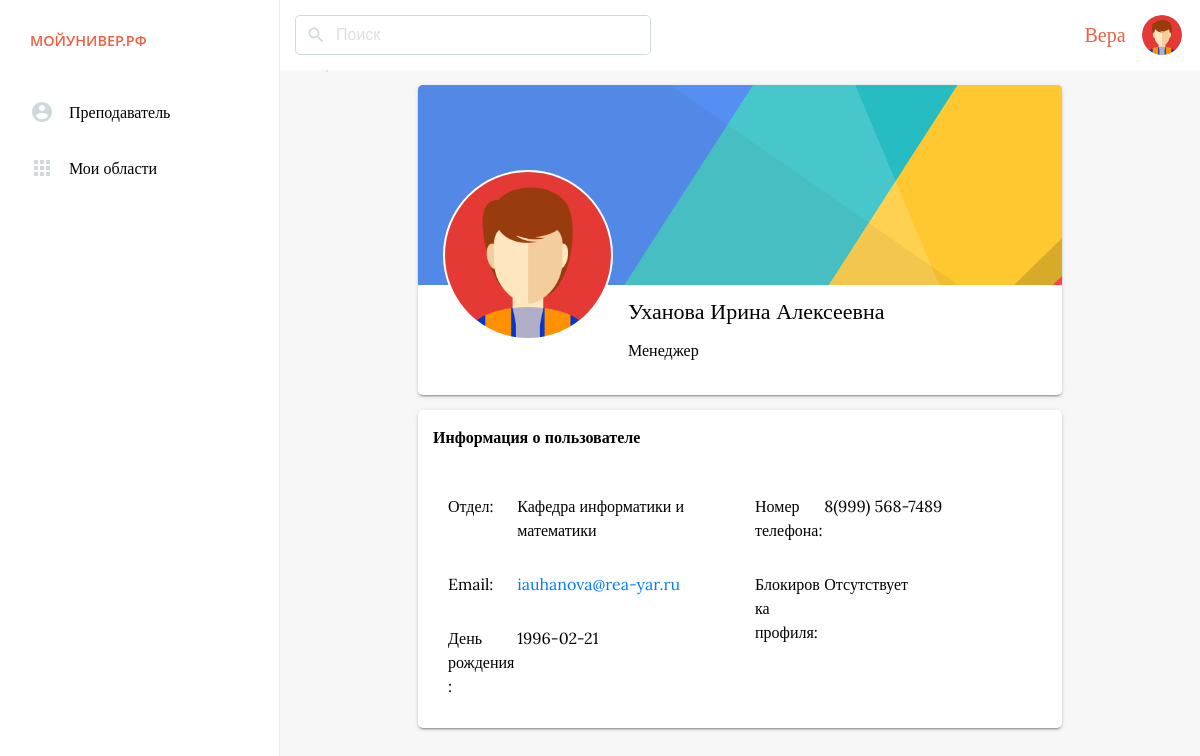
The page /user/id/7 (signed in) on the database its author committed.
### tables this page shows
CREATE TABLE `users`  (
  `id_user` int(255) NOT NULL AUTO_INCREMENT COMMENT 'id пользователя',
  `login_user` text NULL COMMENT 'Логин пользователя',
  `name_user` text NULL COMMENT 'Имя пользователя',
  `surname_user` text NULL COMMENT 'Фамилия пользователя',
  `patronymic_user` text NULL COMMENT 'Отчество пользователя',
  `id_role_user` int(255) NULL DEFAULT NULL COMMENT 'Роль в системе',
  `password_user` text NULL COMMENT 'Пароль пользователя',
  `date_of_birth_user` text NULL COMMENT 'Дата рождения пользователя',
  `phone_user` varchar(255) NULL DEFAULT NULL COMMENT 'Телефон пользователя',
  `email_user` text NULL COMMENT 'Почта пользователя',
  `avatar_user` varchar(255) NULL DEFAULT 'default_avatar.png' COMMENT 'Аватарка пользователя',
  `array_setting_user` text NULL COMMENT 'Настройки пользователя',
  `sex_user` int(255) NULL DEFAULT NULL COMMENT 'Пол пользователя',
  `cover_user` varchar(255) NULL DEFAULT 'default_cover.jpg' COMMENT 'Обложка профиля',
  `blocking_user` int(255) NULL DEFAULT 0 COMMENT 'Заблокирован пользователь или нет, по умолчанию не заблокирован - 0',
  `date_of_registration` datetime(0) NULL DEFAULT NULL COMMENT 'Дата регистрации в системе',
  `id_workspace` varchar(255) NULL DEFAULT NULL COMMENT 'Рабочие области',
  `id_course` int(255) NULL DEFAULT NULL COMMENT 'Курс студента',
  PRIMARY KEY (`id_user`) USING BTREE,
  INDEX `id_role_user`(`id_role_user`) USING BTREE COMMENT 'Роль в системе',
  INDEX `id_course`(`id_course`) USING BTREE,
  CONSTRAINT `__course` FOREIGN KEY (`id_course`) REFERENCES `courses` (`id_course`) ON DELETE RESTRICT ON UPDATE CASCADE,
  CONSTRAINT `id_role_user` FOREIGN KEY (`id_role_user`) REFERENCES `roleof` (`id_role`) ON DELETE RESTRICT ON UPDATE CASCADE
);

CREATE TABLE `department`  (
  `id_department` int(255) NOT NULL COMMENT 'id - отдела',
  `name_department` varchar(255) NULL DEFAULT NULL COMMENT 'Название отдела',
  PRIMARY KEY (`id_department`) USING BTREE
);

### app/controllers/controller_user.php (called while the page is built, shortened)
<?
class Controller_user extends Controller
{
	function __construct()
	{
		$this -> model = new Model_user();
		$this -> view = new View();
	}
	function action_id($action_id)
	{
		$array_user_user = $this -> model ->getInfoUserId($action_id);
		$this->view->generate('user_view_id.php', 'main_template_view.php',$_SESSION['user']['login_user'],[10,20,30,40], $array_user_user);
	}
}

### app/bootstrap.php (called while the page is built, shortened)
<?php
require_once 'core/view.php';
require_once 'class/db.php';
require_once 'core/route.php';
Route::start();

### index.php (called while the page is built, shortened)
<?
require_once 'app/bootstrap.php';

### app/class/db.php (called while the page is built, shortened)
<?
class Db
{
	private $db;
	function __construct()
	{
		$host = '127.0.0.1';
		$db   = 'my_university';
		$user = 'root';
		$pass = '';
		$charset = 'utf8';
		$dsn = "mysql:host=$host;dbname=$db;charset=$charset";
		$opt = [
			PDO::ATTR_ERRMODE            => PDO::ERRMODE_EXCEPTION,
			PDO::ATTR_DEFAULT_FETCH_MODE => PDO::FETCH_ASSOC,
			PDO::ATTR_EMULATE_PREPARES   => false,
		];
		$this ->db = new PDO($dsn, $user, $pass, $opt);
	}
	public function db_query_param_where_column($table, $param, $value, $get_column = '')
	{
		if ($get_column) {
			$sql =  "SELECT $get_column FROM $table WHERE $param = '$value'";
		}else{
			$sql =  "SELECT * FROM $table WHERE $param = '$value'";
		}
		$result = $this->db->query($sql)->fetchAll();
		if ($result) {
			return $result;
		} else{
			return 0;
		}
	}
	public function db_composite_query($query)
	{
		$result = $this->db->query($query)->fetchAll();
		if ($result) {
			return $result;
		} else{
		}
	}
}

### app/models/model_user.php (called while the page is built, shortened)
<?
class Model_user extends Model
{
	public function getInfoUserId($id_user)
	{
		$db = new Db();
		$userArray = $db -> db_query_param_where_column("users", "id_user", $id_user);
		$role_user = $userArray[0]['id_role_user'];
		if ($role_user == "1") {
			$array_user_student = $db -> db_query_param_where_column("students", "id_user",$id_user);
			$array_user_info = array(
				'id_user' => $id_user,
				'login_user' => $userArray[0]['login_user'],
				'name_user' => $userArray[0]['name_user'],
				'surname_user' => $userArray[0]['surname_user'],
				'patronymic_user' => $userArray[0]['patronymic_user'],
				'id_role_user' => $userArray[0]['id_role_user'],
				'blocking_user' => $userArray[0]['blocking_user'],
				'avatar_user' => $userArray[0]['avatar_user'],
				'date_of_birth_user' => $userArray[0]['date_of_birth_user'],
				'phone_user' => $userArray[0]['phone_user'],
				'email_user' => $userArray[0]['email_user'],
				'cover_user' => $userArray[0]['cover_user'],
				'array_setting_user' => $userArray[0]['array_setting_user'],
				'date_of_registration' => $userArray[0]['date_of_registration'],
				'name_role' => "Студент",
				'id_course' => $array_user_student[0]['id_course'],
				'id_workspace' => $userArray[0]['id_workspace'],
				'record_book_student' => $array_user_student[0]['record_book_student'],
				'id_specialty' => $array_user_student[0]['id_specialty'],
				'id_form_of_training' => $array_user_student[0]['id_form_of_training'],
				'id_group' => $array_user_student[0]['id_group'],
				'id_base' => $array_user_student[0]['id_base']
			);
			$get_full_info_user_sql = "SELECT name_specialty FROM specialties WHERE id_specialty = '".$array_user_info['id_specialty']."' UNION SELECT name_form_of_training FROM forms_of_training WHERE id_form_of_training = '".$array_user_info['id_form_of_training']."' UNION SELECT name_group FROM groups WHERE id_group = '".$array_user_info['id_group']."'   ";
		}elseif($role_user == "3"){
			$array_user_managers = $db -> db_query_param_where_column("managers", "id_user",$id_user);
			$array_user_info = array(
				'id_user' => $id_user,
				'login_user' => $userArray[0]['login_user'],
				'name_user' => $userArray[0]['name_user'],
				'surname_user' => $userArray[0]['surname_user'],
				'patronymic_user' => $userArray[0]['patronymic_user'],
				'id_role_user' => $userArray[0]['id_role_user'],
				'blocking_user' => $userArray[0]['blocking_user'],
				'avatar_user' => $userArray[0]['avatar_user'],
				'date_of_birth_user' => $userArray[0]['date_of_birth_user'],
				'phone_user' => $userArray[0]['phone_user'],
				'email_user' => $userArray[0]['email_user'],
				'cover_user' => $userArray[0]['cover_user'],
				'array_setting_user' => $userArray[0]['array_setting_user'],
				'date_of_registration' => $userArray[0]['date_of_registration'],
				'name_role' => "Менеджер",
				'id_department' => $array_user_managers[0]['id_department']
			);
			$get_full_info_user_sql = "SELECT name_department FROM department WHERE id_department = '".$array_user_info['id_department']."'";
		}
		$array_full_info_user_sql = $db->db_composite_query($get_full_info_user_sql);
		array_push($array_user_info, $array_full_info_user_sql);
		return $array_user_info;
	}
}

### app/views/user_view_id.php (the view, shortened to what this page needs)
<div class="content">
	<div class="content-user-profile" >
		<div class="content-group-profile profile" style='min-height: 310px;'>
			<div class="content-group-profile-bg" data-imgbg='<?echo $data['cover_user']?>' >
			</div>
			<div class="content-group-profile-avatar">
				<img src="/assets/files/user_logo/<?echo $data['avatar_user'];?>"  date-titleImg="<?echo $data['login_user']?>">
			</div>
			<div class="content-group-profile-info">
				<div class="profile-info-name"><? echo $data['surname_user']." ".$data['name_user']." ".$data['patronymic_user']?> <span class='online-user'><?php if ($_SESSION["user"]["access_role"] == "30"): ?>
					<a href="/edit/user/<?echo $data["id_user"] ?>">редактировать</a></span>
				<?php endif ?>
			</div>
			<div class="profile-info-role clearfix">
				<div class="row-2"><? echo $data['name_role']?></div>
			</div>
		</div>
	</div>
</div>
<?php if ($data['id_role_user'] == '3'): ?>
	<div class="content-group-profile-info-all profile">
		<div class="row">
			<h2>Информация о пользователе</h2>
		</div>
		<div class="row clearfix">
			<div class="row-2">
				<div class="row clearfix">
					<div class="row-3">Отдел:</div>
					<div class="row-1"><? echo $data[0][0]['name_department']?></div>
				</div>
				<div class="row clearfix">
					<div class="row-3">Email:</div>
					<div class="row-1"><a href=""><? echo $data['email_user']?></a></div>
				</div>
				<div class="row clearfix">
					<div class="row-3">День рождения:</div>
					<div class="row-1"><?echo $data['date_of_birth_user']?></div>
				</div>
			</div>
			<div class="row-2">
				<div class="row clearfix">
					<div class="row-3">Номер телефона:</div>
					<div class="row-1"><?echo $data['phone_user']?></div>
				</div>
				<div class="row clearfix">
					<div class="row-3">Блокировка профиля:</div>
					<div class="row-1">
						<div class="row-1"><?if ($data['blocking_user'] == 0) {
							echo "Отсутствует";
						} else{
							echo "Профиль заблокирован";
						}?></div>
					</div>
				</div>
			</div>
		</div>
	</div>
<?php endif ?>
</div>

### app/core/route.php (shortened to what this page needs)
<?php
class Route
{
	static function start()
	{
		$action_name = 'index';
		$routes = explode('/', $_SERVER['REQUEST_URI']);
		if ( !empty($routes[2]) )
		{
			$action_name = $routes[2];
		}
		if ( !empty($routes[3]) )
		{
			$action_id = $routes[3];
		}
		$action_name = 'action_'.$action_name;
		$controller = new $controller_name;
		$action = $action_name;
		if(method_exists($controller, $action))
		{
			$controller->$action($action_id);
		}
		else
		{
			include "app/views/404.php";
		}
	}
}

### app/core/view.php (shortened to what this page needs)
<?
class View
{
	function generate($content_view, $template_view, $nameSite = null,  $role = null,$data = null)
	{
		if (isset($_SESSION['user']['access_role'])) {
			$role_total = $_SESSION['user']['access_role'];
		}  else{
			$role_total = 0;
		}
		if (in_array($role_total, $role)) {
			include 'app/views/'.$template_view;
			include 'app/views/'.$content_view;
			echo "
			</div>
			</div>
			</div>";
		} else{
			Route::error("оУууууу", "Данная страница не доступна, <br>чет ты попутал 😏", "/");
		}
	}
}

### app/views/main_template_view.php (shortened to what this page needs)
<!DOCTYPE html>
<html lang="ru">
<head>
	<link rel="stylesheet" href="/assets/css/normalize.css">
	<link rel="stylesheet" href="/assets/css/style.css?v=<?echo microtime();?>">
	<link rel="stylesheet" href="/assets/css/main.css?v=<?echo microtime();?>">
</head>
<body>
	<div class="main-template">
		<div class="main-template-menu">
			<div class="template-menu-site-name">
				<a href="/">Мойунивер.рф</a>
			</div>
			<div class="main-template-menu-list-link">
				<div class="link-row clearfix">
					<div class="link-row-link margin-10-0">
						<a href="/help/user-role" class='clearfix link-row'>
							<span class='svg-icon'>
							</span>
							<span class="link"><?echo $_SESSION['user']['name_role']?></span>
						</a>
					</div>
				</div>
				<div class="link-row clearfix">
					<div class="link-row-link">
						<a href="/my" class='clearfix link-row'>
							<span class='svg-icon'>
								<svg xmlns="http://www.w3.org/2000/svg" width="24" height="24" viewBox="0 0 24 24">
									<path d="M4 8h4V4H4v4zm6 12h4v-4h-4v4zm-6 0h4v-4H4v4zm0-6h4v-4H4v4zm6 0h4v-4h-4v4zm6-10v4h4V4h-4zm-6 4h4V4h-4v4zm6 6h4v-4h-4v4zm0 6h4v-4h-4v4z"/>
									<path d="M0 0h24v24H0z" fill="none"/>
								</svg>
							</span>
							<?
							if ($role_total == '30') {
								echo "<span class='link'>Главная</span>";
							} else{
								echo "<span class='link'>Мои области</span>";
							}
							?>
						</a>
					</div>
				</div>
				<div class="messeage-menu-division-transparent"></div>
			</div>
		</div>
		<div class="main-template-content">
			<div class="main-template-content-header clearfix">
				<div class="content-header-search">
					<div class="header-search-icon">
					</div>
					<div class="header-search-form">
							<input type="text" placeholder="Поиск" class='header-search-form-input' id="search_site_all">
					</div>
				</div>
				<div class="content-header-user-profile">
					<div class="profile-name">
						<?echo $_SESSION['user']['name_user']?>
					</div>
					<div class="content-header-user-profile-icon clearfix">
						<div class="profile-icon" id='profile-icon-menu' >
							<img src="/assets/files/user_logo/<?echo $_SESSION['user']['avatar_user'];?>"  date-titleImg="<?echo $_SESSION['user']['login_user']?>">
						</div>
				</div>
			</div>
		</div>

### assets/css/style.css (style rules this page uses)
* { font-family: 'Lora', serif; line-height: 1.5; font-size: 1em; }

### assets/css/main.css (style rules this page uses)
* { padding: 0; margin: 0; box-sizing: border-box; }
a { color: #007bff; cursor: pointer; }
html, body { width: 100%; height: 100%; background: #f7f7f7; }
.clearfix::after { content: ""; display: table; clear: both; }
.main-template { height: 100%; }
.main-template-menu, .main-template-content { float: left; height: 100%; }
.main-template-menu { width: 280px; background: #fff; border-right: solid 1px rgba(0,0,0,0.07); }
.template-menu-site-name { padding: 30px; }
.template-menu-site-name, .svg-h-o-menu { display: flex; justify-content: space-between; align-items: center; }
.template-menu-site-name > a { color:#F05F40; display: block; font-weight: 600; font-size: .9em; text-transform: uppercase; font-family: 'Open Sans', 'Helvetica Neue', Arial, sans-serif; }
.link-row { border-right: solid 3px rgba(0,0,0,0); }
.svg-icon,.link { display: block; float: left; }
.svg-icon > svg { fill: #CFD9DD; }
.link { padding-left: 15px; }
.link-row-link > a { display: block; width: 100%; color:#000; padding: 8px 30px; }
.main-template-content { width: calc(100% - 280px); }
.main-template-content-header { background: #fff; padding: 15px; }
.content-header-search { width: 40%; float: left; border: solid 1px #CFD9DD; border-radius: 5px; display: flex; align-items: center; overflow:hidden; }
.header-search-icon { width: 30px; height: 30px; float: left; display: flex; justify-content: center; align-items: center; padding: 0 0 0 10px; }
.header-search-form { width: 100%; }
.header-search-form-input { padding: 10px; border: none; outline: none; width: 100% !important; }
.content-header-user-profile { min-width: 120px; height: 40px; float: right; display: flex; justify-content: space-around; }
.profile-icon { width: 40px; height: 40px; border-radius: 50%; background: #CFD9DD; float: left; cursor: pointer; }
.profile-icon > img { display: block; width: 40px; height: 40px; border-radius: 50%; overflow:hidden; }
.content { height: calc(100% - 70px); overflow:hidden; overflow-y: scroll; }
.profile-name { margin: 0 10px; display: flex; align-items: center; color:#F05F40; font-size: 20px; }
.content-group-profile, .content-group-profile-info-all { width: 70%; margin: 15px auto; }
.margin-10-0 { margin: 10px 0 !important; }
.row { padding: 15px; }
.row-1 { width: 75%; float: left; }
.row-2 { width: 50%; float: left; word-wrap: break-word; }
.row-3 { width: 25%; float: left; }
.profile { background: #fff; box-shadow: 0 2px 2px 0 rgba(0,0,0,0.14), 0 3px 1px -2px rgba(0,0,0,0.2), 0 1px 5px 0 rgba(0,0,0,0.12); border-radius: 5px; overflow:hidden; position: relative; }
.content-group-profile-bg { height: 200px; background: #f05f409c; background-repeat: no-repeat; background-size: cover; }
.content-group-profile-avatar { width: 170px; height: 170px; border-radius: 50%; border:solid 2px #fff; position: absolute; top: 85px; left: 25px; z-index: 4444; background: #fff; display: flex; justify-content: center; align-items: center; overflow:hidden; }
.content-group-profile-avatar > img { display: block; width: 180px; height: 180px; }
.content-group-profile-info { height: 100px; padding-left: 200px; padding-bottom: 20px; }
.profile-info-name, .profile-info-role { padding: 10px 10px 0; }
.profile-info-name { font-size: 22px; }
.row-form-auth > .dop-info-reset, .button-auth, select, label, input[type='text'], input[type='email'], input[type='password'], input[type='date'] { width: 90%; }
.messeage-menu-division-transparent { padding: 10px 0; }

### rows shown on the page
users: avatar_user (placeholder picture), surname_user "Уханова", name_user "Ирина", patronymic_user "Алексеевна", email_user "iauhanova@rea-yar.ru", date_of_birth_user "1996-02-21", phone_user "8(999) 568-7489"
department: name_department "Кафедра информатики и математики"

### other values the page prints
$_SESSION['user']['name_role'] "Преподаватель"
$_SESSION['user']['name_user'] "Вера"
$data['name_role'] "Менеджер"
